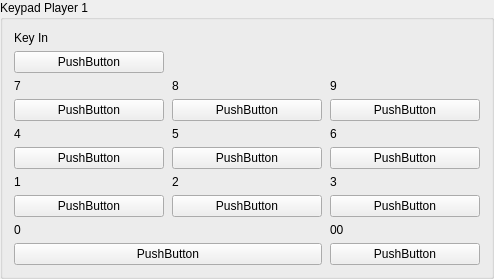
        <widget class="QGroupBox" name="keypadPlayer1GroupBox">
         <property name="title"><string>Keypad Player 1</string></property>
         <layout class="QGridLayout" name="keypadPlayer1GridLayout">
          <property name="horizontalSpacing"><number>8</number></property><property name="verticalSpacing"><number>6</number></property>
          <item row="0" column="0"><widget class="QLabel" name="labelKeypadP1CardIn"><property name="text"><string>Key In</string></property></widget></item>
          <item row="1" column="0"><widget class="InputBindingWidget" name="KeypadP1CardIn"><property name="sizePolicy"><sizepolicy hsizetype="Expanding" vsizetype="Fixed"><horstretch>0</horstretch><verstretch>0</verstretch></sizepolicy></property><property name="minimumSize"><size><width>150</width><height>0</height></size></property><property name="text"><string notr="true">PushButton</string></property></widget></item>
          <item row="2" column="0"><widget class="QLabel" name="labelKeypadP17"><property name="text"><string>7</string></property></widget></item><item row="2" column="1"><widget class="QLabel" name="labelKeypadP18"><property name="text"><string>8</string></property></widget></item><item row="2" column="2"><widget class="QLabel" name="labelKeypadP19"><property name="text"><string>9</string></property></widget></item>
          <item row="3" column="0"><widget class="InputBindingWidget" name="KeypadP17"><property name="sizePolicy"><sizepolicy hsizetype="Expanding" vsizetype="Fixed"><horstretch>0</horstretch><verstretch>0</verstretch></sizepolicy></property><property name="minimumSize"><size><width>150</width><height>0</height></size></property><property name="text"><string notr="true">PushButton</string></property></widget></item><item row="3" column="1"><widget class="InputBindingWidget" name="KeypadP18"><property name="sizePolicy"><sizepolicy hsizetype="Expanding" vsizetype="Fixed"><horstretch>0</horstretch><verstretch>0</verstretch></sizepolicy></property><property name="minimumSize"><size><width>150</width><height>0</height></size></property><property name="text"><string notr="true">PushButton</string></property></widget></item><item row="3" column="2"><widget class="InputBindingWidget" name="KeypadP19"><property name="sizePolicy"><sizepolicy hsizetype="Expanding" vsizetype="Fixed"><horstretch>0</horstretch><verstretch>0</verstretch></sizepolicy></property><property name="minimumSize"><size><width>150</width><height>0</height></size></property><property name="text"><string notr="true">PushButton</string></property></widget></item>
          <item row="4" column="0"><widget class="QLabel" name="labelKeypadP14"><property name="text"><string>4</string></property></widget></item><item row="4" column="1"><widget class="QLabel" name="labelKeypadP15"><property name="text"><string>5</string></property></widget></item><item row="4" column="2"><widget class="QLabel" name="labelKeypadP16"><property name="text"><string>6</string></property></widget></item>
          <item row="5" column="0"><widget class="InputBindingWidget" name="KeypadP14"><property name="sizePolicy"><sizepolicy hsizetype="Expanding" vsizetype="Fixed"><horstretch>0</horstretch><verstretch>0</verstretch></sizepolicy></property><property name="minimumSize"><size><width>150</width><height>0</height></size></property><property name="text"><string notr="true">PushButton</string></property></widget></item><item row="5" column="1"><widget class="InputBindingWidget" name="KeypadP15"><property name="sizePolicy"><sizepolicy hsizetype="Expanding" vsizetype="Fixed"><horstretch>0</horstretch><verstretch>0</verstretch></sizepolicy></property><property name="minimumSize"><size><width>150</width><height>0</height></size></property><property name="text"><string notr="true">PushButton</string></property></widget></item><item row="5" column="2"><widget class="InputBindingWidget" name="KeypadP16"><property name="sizePolicy"><sizepolicy hsizetype="Expanding" vsizetype="Fixed"><horstretch>0</horstretch><verstretch>0</verstretch></sizepolicy></property><property name="minimumSize"><size><width>150</width><height>0</height></size></property><property name="text"><string notr="true">PushButton</string></property></widget></item>
          <item row="6" column="0"><widget class="QLabel" name="labelKeypadP11"><property name="text"><string>1</string></property></widget></item><item row="6" column="1"><widget class="QLabel" name="labelKeypadP12"><property name="text"><string>2</string></property></widget></item><item row="6" column="2"><widget class="QLabel" name="labelKeypadP13"><property name="text"><string>3</string></property></widget></item>
          <item row="7" column="0"><widget class="InputBindingWidget" name="KeypadP11"><property name="sizePolicy"><sizepolicy hsizetype="Expanding" vsizetype="Fixed"><horstretch>0</horstretch><verstretch>0</verstretch></sizepolicy></property><property name="minimumSize"><size><width>150</width><height>0</height></size></property><property name="text"><string notr="true">PushButton</string></property></widget></item><item row="7" column="1"><widget class="InputBindingWidget" name="KeypadP12"><property name="sizePolicy"><sizepolicy hsizetype="Expanding" vsizetype="Fixed"><horstretch>0</horstretch><verstretch>0</verstretch></sizepolicy></property><property name="minimumSize"><size><width>150</width><height>0</height></size></property><property name="text"><string notr="true">PushButton</string></property></widget></item><item row="7" column="2"><widget class="InputBindingWidget" name="KeypadP13"><property name="sizePolicy"><sizepolicy hsizetype="Expanding" vsizetype="Fixed"><horstretch>0</horstretch><verstretch>0</verstretch></sizepolicy></property><property name="minimumSize"><size><width>150</width><height>0</height></size></property><property name="text"><string notr="true">PushButton</string></property></widget></item>
          <item row="8" column="0" colspan="2"><widget class="QLabel" name="labelKeypadP10"><property name="text"><string>0</string></property></widget></item><item row="8" column="2"><widget class="QLabel" name="labelKeypadP100"><property name="text"><string>00</string></property></widget></item>
          <item row="9" column="0" colspan="2"><widget class="InputBindingWidget" name="KeypadP10"><property name="sizePolicy"><sizepolicy hsizetype="Expanding" vsizetype="Fixed"><horstretch>0</horstretch><verstretch>0</verstretch></sizepolicy></property><property name="minimumSize"><size><width>300</width><height>0</height></size></property><property name="text"><string notr="true">PushButton</string></property></widget></item><item row="9" column="2"><widget class="InputBindingWidget" name="KeypadP100"><property name="sizePolicy"><sizepolicy hsizetype="Expanding" vsizetype="Fixed"><horstretch>0</horstretch><verstretch>0</verstretch></sizepolicy></property><property name="minimumSize"><size><width>150</width><height>0</height></size></property><property name="text"><string notr="true">PushButton</string></property></widget></item>
         </layout>
        </widget>
